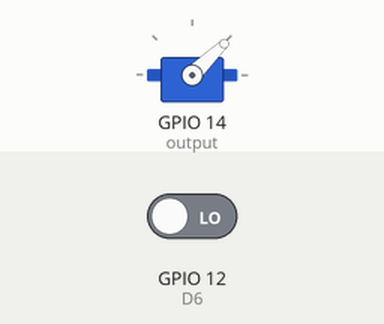
Recording of a sketch running on a simulated ESP32. Shown: servo. The test bench sets the inputs (shaded band); at power-on: GPIO 12 (D6) LOW. What the sketch prints to the serial monitor is not drawn.

Above: at 0.05 s.
Timing chart, 0 to 3.9 s (numbered marks = the images above):
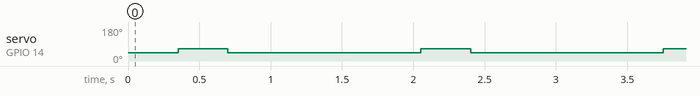

The sketch:

pulse_check.ino
```cpp
#include <Arduino.h>
#include <Servo.h>

Servo output;

void setup() {
  Serial.begin(115200);
  pinMode(12, INPUT); // D6, connected to D5 by a jumper
  output.attach(14, 1000, 2000, 1000); // D5
  Serial.println("Pulse diagnostic: connect D5 to D6; battery disconnected");
}

void loop() {
  for (int width : {1000, 1200}) {
    output.writeMicroseconds(width);
    delay(250);
    unsigned long high = pulseIn(12, HIGH, 50000);
    unsigned long low = pulseIn(12, LOW, 50000);
    Serial.printf("command_us=%d high_us=%lu low_us=%lu\n", width, high, low);
  }
  output.writeMicroseconds(1000);
  delay(1000);
}
```

Measured:
- by itself, servo on GPIO 14 (output): alternates 64° for 0.35 s and 44° for 1.4 s
